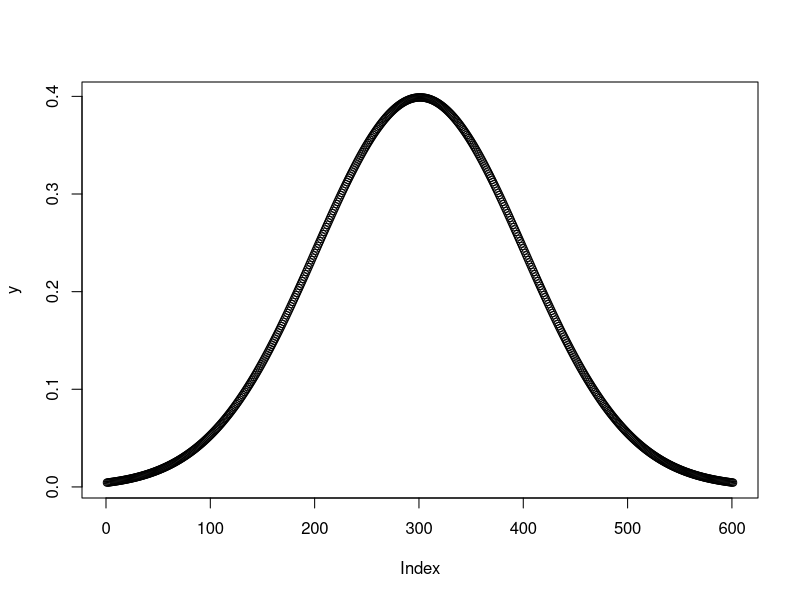
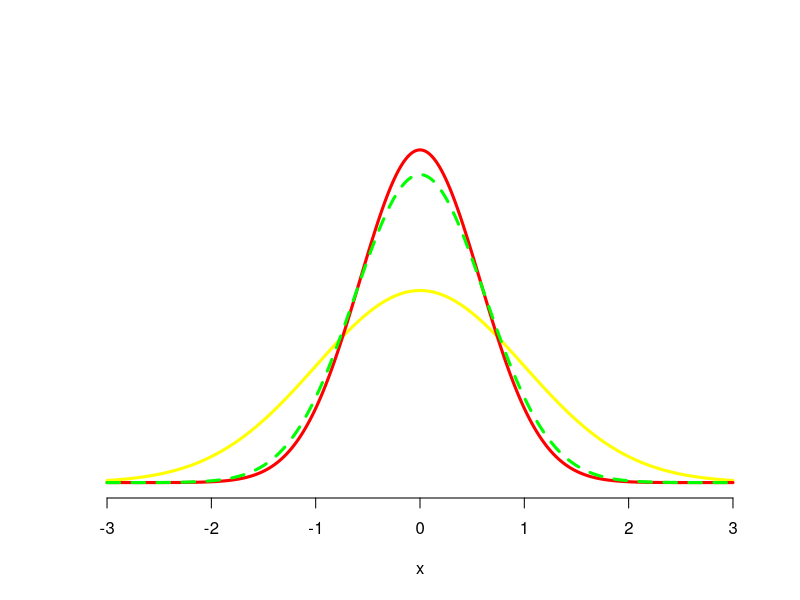

These charts were generated, in order, by the following R code:
#유효성
 options(scipen = 100)

x <- seq(-3, 3, by=0.01)
y <- dnorm(x)
plot(y)
y.1 <- dnorm(x,sd=sqrt(1/3))
y.2 <- dnorm(x,sd=sqrt(7/18))

pnorm(0.1, sd=sqrt(1/3))-pnorm(-0.1, sd=sqrt(1/3))
pnorm(0.1, sd=sqrt(7/18))-pnorm(-0.1, sd=sqrt(7/18))

plot(x,y,  type="l", ylim=c(0, 0.8), axes=F, ylab="", lwd=3, col="yellow")
lines(x,y.1,col="red", lwd=3)
lines(x,y.2,col="green", lty=2, lwd=3)
axis(1)
